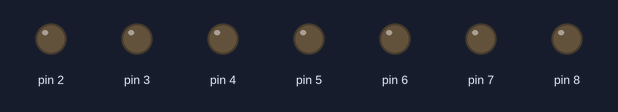
A sketch run on a simulated Arduino Uno, built with avr-gcc and run on an emulated ATmega328P. On the bench: output pins drawn as LEDs (lit = HIGH).

Above: at 0.5 s.
At 8.5 s:
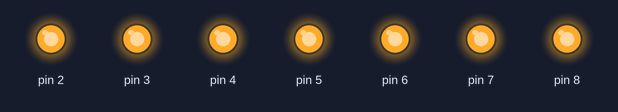
At 11.5 s:
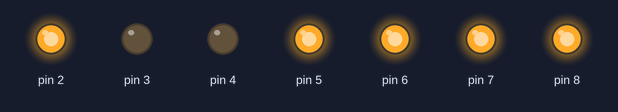
At 17.5 s:
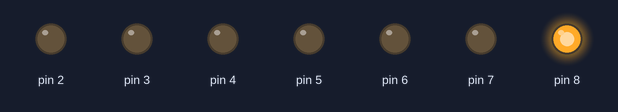
Timing chart, 0 to 18.4 s (numbered marks = the images above):
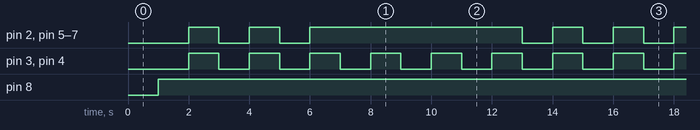

Measured:
- by itself, pin 2, pin 5–7: repeats every 16.0 s: LOW 1.0 s, HIGH 1.0 s, LOW 1.0 s, HIGH 7.0 s, 3 × (LOW 1.0 s, HIGH 1.0 s)
- by itself, pin 3, pin 4: alternates HIGH for 1.0 s and LOW for 1.0 s
- by itself, pin 8: LOW → HIGH at 1.0 s

The sketch:

assignment1.ino
```cpp
// Simplify the F(x,y,z) = x'yz+xy'z' + xy'z

// On solving we get as F = xy' + x'yz

int x,y,z;
int temp,temp1;
int F;

void sevenseg(int a,int b,int c,int d,int e,int f,int g)
{
  digitalWrite(2, a);
  digitalWrite(3, b);
  digitalWrite(4, c);
  digitalWrite(5, d);
  digitalWrite(6, e);
  digitalWrite(7, f);
  digitalWrite(8, g);
}
void setup()
{
    pinMode(2, OUTPUT);
    pinMode(3, OUTPUT);
    pinMode(4, OUTPUT);
    pinMode(5, OUTPUT);
    pinMode(6, OUTPUT);
    pinMode(7, OUTPUT);
    pinMode(8, OUTPUT);
}
void loop()
{
	for(int i=0;i<8;i++)
	{
		delay(1000);
		z=i%2;
		temp=i/2;
		y=temp%2;
		temp1 = temp/2;
		x = temp1%2;
		F = (x&&!y) || (!x&&y&&z);
		if (F==0)
			{
				sevenseg(0,0,0,0,0,0,1);
			delay(1000);
			sevenseg(1,1,1,1,1,1,1);
			}
		else{
	  sevenseg(1,0,0,1,1,1,1);
			delay(1000);
			sevenseg(1,1,1,1,1,1,1);
			}
	}
}
```
